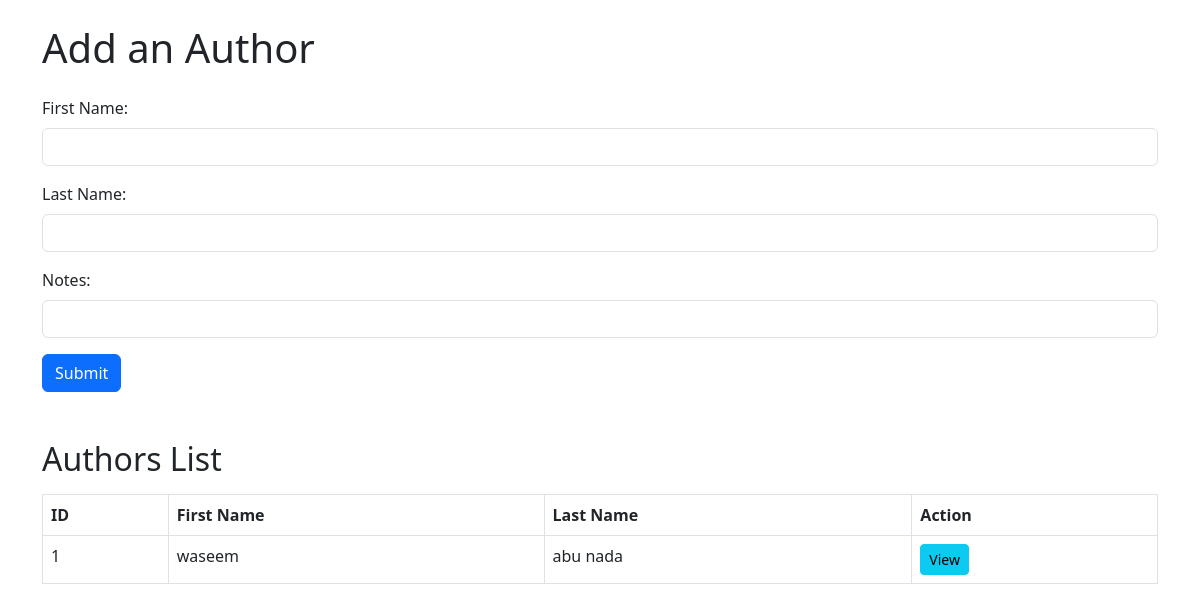
/add_author/, run on the app's committed database.
### Books_Authors_with_Templates_app/models.py (models this page shows)
class Author(models.Model):
    first_name = models.CharField(max_length=30)
    last_name = models.CharField(max_length=30)
    notes = models.TextField()
    created_at = models.DateTimeField(auto_now_add=True)
    updated_at = models.DateTimeField(auto_now=True)

### Books_Authors_with_Templates_app/views.py (the view)
# urls.py: path('add_author/', views.add_author, name='add_author'),
def add_author(request):
    if request.method == "POST":
        models.add_author(request.POST)
    context = {
        'authors': models.get_authors(),
    }
    return render(request,'add_author.html',context)

### Books_Authors_with_Templates_app/models.py (called while the page is built)
def get_authors():
    return Author.objects.all()

### Books_Authors_with_Templates_app/templates/add_author.html (shortened to what this page needs)
<!DOCTYPE html>
<html lang="en">
<head>
    <link href="https://cdn.jsdelivr.net/npm/bootstrap@5.3.0-alpha1/dist/css/bootstrap.min.css" rel="stylesheet">
</head>
<body>
    <div class="container mt-4">
        <h1 class="mb-4">Add an Author</h1>
        <form action="add_author" method="POST">
            <div class="mb-3">
                <label for="first_name" class="form-label">First Name:</label>
                <input type="text" name="first_name" class="form-control" required>
            </div>
            <div class="mb-3">
                <label for="last_name" class="form-label">Last Name:</label>
                <input type="text" name="last_name" class="form-control" required>
            </div>
            <div class="mb-3">
                <label for="notes" class="form-label">Notes:</label>
                <input type="text" name="notes" class="form-control" required>
            </div>
            <button type="submit" class="btn btn-primary">Submit</button>
        </form>
        <h2 class="mt-5">Authors List</h2>
        <table class="table table-bordered mt-3">
            <thead>
                <tr>
                    <th>ID</th>
                    <th>First Name</th>
                    <th>Last Name</th>
                    <th>Action</th>
                </tr>
            </thead>
            <tbody>
                {% for author in authors %}
                <tr>
                    <td>{{ author.id }}</td>
                    <td>{{ author.first_name }}</td>
                    <td>{{ author.last_name }}</td>
                    <td><a href="{% url 'view_author' author.id %}" class="btn btn-info btn-sm">View</a></td>
                </tr>
                {% endfor %}
            </tbody>
        </table>
    </div>
</body>
</html>

### data on the page
Author: id "1", first_name "waseem", last_name "abu nada"
